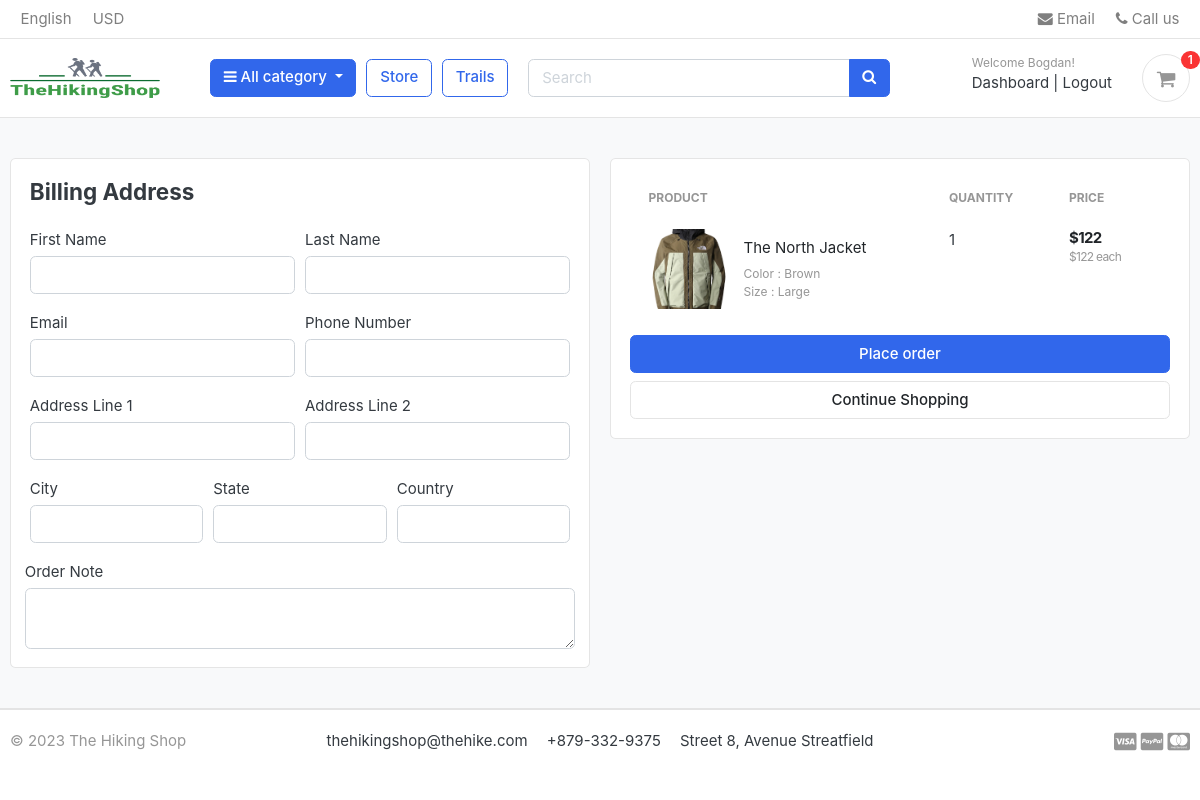
The app's page /cart/checkout/ (signed in) with its own data.
### accounts/models.py (models this page shows, shortened)
class Account(AbstractBaseUser):
    first_name = models.CharField(max_length=50)
    last_name = models.CharField(max_length=50)
    username = models.CharField(max_length=50, unique=True)
    email = models.EmailField(max_length=100, unique=True)
    phone_number = models.CharField(max_length=50)
    date_joined = models.DateTimeField(auto_now_add=True)
    last_login = models.DateTimeField(auto_now_add=True)
    is_admin = models.BooleanField(default=False)
    is_staff = models.BooleanField(default=False)
    is_active = models.BooleanField(default=False)
    is_superadmin = models.BooleanField(default=False)
    USERNAME_FIELD = 'email'
    REQUIRED_FIELDS = ['username', 'first_name', 'last_name']
    object = MyAccountManager()

### carts/models.py (models this page shows, shortened)
class CartItem(models.Model):
    user = models.ForeignKey(Account ,on_delete=models.CASCADE, null=True)
    product = models.ForeignKey(Product, on_delete=models.CASCADE)
    variations = models.ManyToManyField(Variation, blank=True)
    cart = models.ForeignKey(Cart, on_delete=models.CASCADE, null=True)
    quantity = models.IntegerField()
    is_active = models.BooleanField(default=True)
    def sub_total(self):
        return self.product.price * self.quantity

### store/models.py (models this page shows, shortened)
class Product(models.Model):
    product_name = models.CharField(max_length=200, unique=True)
    slug = models.SlugField(max_length=200, unique=True)
    description = models.TextField(max_length=500, blank=True)
    price = models.IntegerField()
    images = models.ImageField(upload_to='photos/products')
    stock = models.IntegerField()
    is_available = models.BooleanField(default=True)
    category = models.ForeignKey(Category, on_delete=models.CASCADE)
    created_date = models.DateTimeField(auto_now_add=True)
    modified_date = models.DateTimeField(auto_now=True)
    def get_url(self):
        return reverse('product_detail', args=[self.category.slug, self.slug])

class Variation(models.Model):
    product = models.ForeignKey(Product, on_delete=models.CASCADE)
    variation_category = models.CharField(max_length=100, choices=variation_category_choice)
    variation_value = models.CharField(max_length=100)
    is_active = models.BooleanField(default=True)
    created_date = models.DateTimeField(auto_now=True)
    objects = VariationManager()

### carts/views.py (the view)
# urls.py: path('checkout/', views.checkout, name='checkout'),
@login_required(login_url='login')
def checkout(request, total=0, quantity=0, cart_items=None):
    try:
        tax = 0
        grand_total = 0
        if request.user.is_authenticated:
            cart_items = CartItem.objects.filter(user=request.user, is_active=True)
        else:
            cart = Cart.objects.get(cart_id=_cart_id(request))
            cart_items = CartItem.objects.filter(cart=cart, is_active=True)
        for cart_item in cart_items:
            total += (cart_item.product.price * cart_item.quantity)
            quantity += cart_item.quantity
        tax = (2 * total) / 100
        grand_total = total + tax
    except ObjectDoesNotExist:
        pass
    context = {
        'total': total,
        'quantity': quantity,
        'cart_items': cart_items,
        'tax': tax,
        'grand_total': grand_total
    }
    return render(request, 'store/checkout.html', context)

### templates/store/checkout.html (shortened to what this page needs)
{% extends 'base.html' %}
{% load static %}
{% block content %}
    <section class="section-content padding-y bg">
        <div class="container">
            <div class="row">
                <aside class="col-lg-6">
                    <div class="card">
                        <div class="card-body">
                            <h4 class="card-title mb-4">Billing Address</h4>
                            <form action="{% url 'place_order' %}" method="POST">
                                <div class="form-row">
                                    <div class="col form-group">
                                        <label for="">First Name</label>
                                        <input type="text" name="first_name" class="form-control" required>
                                    </div>
                                    <div class="col form-group">
                                        <label for="">Last Name</label>
                                        <input type="text" name="last_name" class="form-control" required>
                                    </div>
                                </div>
                                <div class="form-row">
                                    <div class="col form-group">
                                        <label for="">Email</label>
                                        <input type="email" name="email" class="form-control" required>
                                    </div>
                                    <div class="col form-group">
                                        <label for="">Phone Number</label>
                                        <input type="text" name="phone" class="form-control" required>
                                    </div>
                                </div>
                                <div class="form-row">
                                    <div class="col form-group">
                                        <label for="">Address Line 1</label>
                                        <input type="text" name="address_line_1" class="form-control" required>
                                    </div>
                                    <div class="col form-group">
                                        <label for="">Address Line 2</label>
                                        <input type="text" name="address_line_2" class="form-control">
                                    </div>
                                </div>
                                <div class="form-row">
                                    <div class="col form-group">
                                        <label for="">City</label>
                                        <input type="text" name="city" class="form-control" required>
                                    </div>
                                    <div class="col form-group">
                                        <label for="">State</label>
                                        <input type="text" name="state" class="form-control" required>
                                    </div>
                                    <div class="col form-group">
                                        <label for="">Country</label>
                                        <input type="text" name="country" class="form-control" required>
                                    </div>
                                </div>
                                <div class="form-row">
                                    <label for="">Order Note</label>
                                    <textarea name="order_note" rows="2" class="form-control"></textarea>
                                </div>
                        </div>
                    </div>
                </aside>
                <aside class="col-lg-6">
                    <div class="card">
                        <div class="card-body">
                            <table class="table table-borderless table-shopping-cart">
                                <thead class="text-muted">
                                <tr class="small text-uppercase">
                                    <th scope="col">Product</th>
                                    <th scope="col" width="120">Quantity</th>
                                    <th scope="col" width="120">Price</th>
                                </tr>
                                </thead>
                                <tbody>
                                {% for cart_item in cart_items %}
                                    <tr>
                                        <td>
                                            <figure class="itemside align-items-center">
                                                <div class="aside"><a href="{{ cart_item.product.get_url }}"><img
                                                        src="{{ cart_item.product.images.url }}"
                                                        class="img-sm"></a></div>
                                                <figcaption class="info">
                                                    <a href="{{ cart_item.product.get_url }}"
                                                       class="title text-dark">{{ cart_item.product.product_name }}</a>
                                                    <p class="text-muted small">
                                                        {% if cart_item.variations.all %}
                                                            {% for item in cart_item.variations.all %}
                                                                {{ item.variation_category | capfirst }} :
                                                                {{ item.variation_value | capfirst }} <br>
                                                            {% endfor %}
                                                        {% endif %}
                                                    </p>
                                                </figcaption>
                                            </figure>
                                        </td>
                                        <td>
                                            <label for="">{{ cart_item.quantity }}</label>
                                        </td>
                                        <td>
                                            <div class="price-wrap">
                                                <var class="price">${{ cart_item.sub_total }}</var>
                                                <small class="text-muted"> ${{ cart_item.product.price }} each </small>
                                            </div>
                                        </td>
                                    </tr>
                                {% endfor %}
                                </tbody>
                            </table>
                            <button type="submit" name="submit" class="btn btn-primary btn-block"> Place order </button>
                            <a href="{% url 'store' %}" class="btn btn-light btn-block">Continue Shopping</a>
                        </div>
                    </div>
                </aside>
            </div>
        </div>
    </section>
{% endblock %}

### templates/includes/navbar.html (shortened to what this page needs)
{% load static %}
<header class="section-header">
    <nav class="navbar p-md-0 navbar-expand-sm navbar-light border-bottom">
        <div class="container">
            <div class="collapse navbar-collapse" id="navbarTop4">
                <ul class="navbar-nav mr-auto">
                    <li class="nav-item dropdown">
                        <a href="#" class="nav-link"> English </a>
                    </li>
                    <li class="nav-item dropdown">
                        <a href="#" class="nav-link"> USD </a>
                    </li>
                </ul>
                <ul class="navbar-nav">
                    <li><a href="{% url 'email_us' %}" class="nav-link"> <i class="fa fa-envelope"></i> Email </a></li>
                    <li><a href="{% url 'call_us' %}" class="nav-link"> <i class="fa fa-phone"></i> Call us </a></li>
                </ul>
            </div>
        </div>
    </nav>
    <section class="header-main border-bottom">
        <div class="container">
            <div class="row align-items-center">
                <div class="col-lg-2 col-md-3 col-6">
                    <a href="{% url 'home' %}" class="brand-wrap">
                        <img class="logo" src="{% static '/images/logo1.png' %}">
                    </a>
                </div>
                <div class="col-lg col-sm col-md col-6 flex-grow-0">
                    <div class="category-wrap dropdown d-inline-block float-right">
                        <button type="button" class="btn btn-primary dropdown-toggle" data-toggle="dropdown">
                            <i class="fa fa-bars"></i> All category
                        </button>
                    </div>
                </div>
                <a href="{% url 'store' %}" class="btn btn-outline-primary">Store</a>
                <div class="col-lg col-sm col-md col-6 flex-grow-0"><a href="{% url 'mountain' %}"
                                                                       class="btn btn-outline-primary">Trails</a></div>
                <div class="col-lg  col-md-6 col-sm-12 col">
                    <form action="{% url 'search' %}" class="search" method="GET">
                        <div class="input-group w-100">
                            <input type="text" class="form-control" style="width:60%;" placeholder="Search"
                                   name="keyword">
                            <div class="input-group-append">
                                <button class="btn btn-primary" type="submit">
                                    <i class="fa fa-search"></i>
                                </button>
                            </div>
                        </div>
                    </form>
                </div>
                <div class="col-lg-3 col-sm-6 col-8 order-2 order-lg-3">
                    <div class="d-flex justify-content-end mb-3 mb-lg-0">
                        {% if user.id is None %}
                            <div class="widget-header">
                                <small class="title text-muted">Welcome guest!</small>
                                <div>
                                    <a href="{% url 'login' %}">Sign in</a> <span class="dark-transp"> | </span>
                                    <a href="{% url 'register' %}"> Register</a>
                                </div>
                            </div>
                        {% else %}
                            <div class="widget-header">
                                <small class="title text-muted">Welcome {{ user.first_name }}!</small>
                                <div>
                                    <a href="{% url 'dashboard' %}">Dashboard</a> <span class="dark-transp"> | </span>
                                    <a href="{% url 'logout' %}">Logout</a>
                                </div>
                            </div>
                        {% endif %}
                        <a href="{% url 'cart' %}" class="widget-header pl-3 ml-3">
                            <div class="icon icon-sm rounded-circle border"><i class="fa fa-shopping-cart"></i></div>
                            <span class="badge badge-pill badge-danger notify">{{ cart_count }}</span>
                        </a>
                    </div>
                </div>
            </div>
        </div>
    </section>
</header>

### records on screen
Account: first_name "Bogdan"
CartItem: product.images (picture), product.product_name "The North Jacket", quantity "1", sub_total "122", product.price "122"
Variation: variation_category "Color", variation_value "Brown"
Variation: variation_category "Size", variation_value "Large"

### other values on screen
{{ cart_count }} "1"
